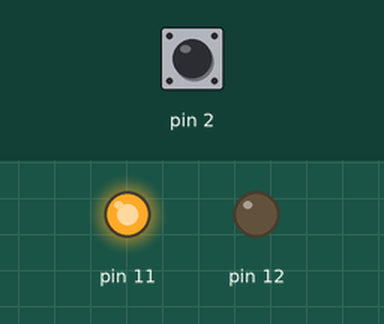
Recording of a sketch running on a simulated Arduino Uno, built with avr-gcc and run on an emulated ATmega328P. On the bench: output pins drawn as LEDs (lit = HIGH). The inputs (shaded band) are chosen by the test bench; at power-on: pin 2 HIGH. What the sketch prints to the serial monitor is not drawn.

Above: at 1.2 s.
1.3 s: pin 2 pulled LOW for 0.15 s
At 1.38 s:
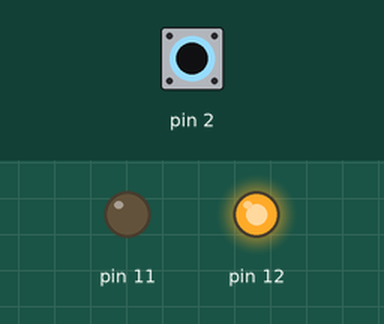
2.9 s: pin 2 pulled LOW for 3.2 s
At 6.8 s:
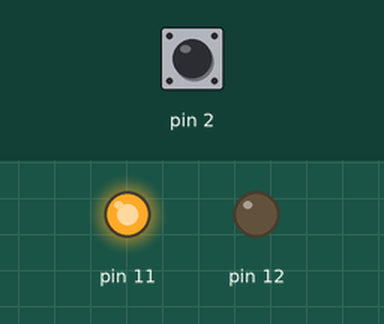
Timing chart, 0 to 8.3 s (numbered marks = the images above; inputs shaded):
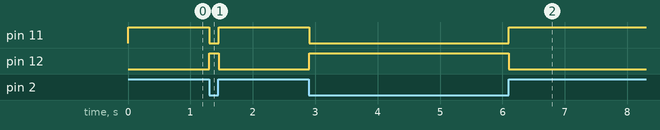

The sketch:

10_Input_PullUp.ino
```cpp
/*
  Input Pull-up Serial
  Unlike pinMode(INPUT), there is no pull-down resistor necessary. An internal
  20K-ohm resistor is pulled to 5V. This configuration causes the input to read
  HIGH when the switch is open, and LOW when it is closed.

*/

void setup() {
  Serial.begin(9600);
  //configure pin 2 as an input and enable the internal pull-up resistor
  pinMode(2, INPUT_PULLUP);
  pinMode(12, OUTPUT);
  pinMode(11, OUTPUT);

}

void loop() {

  int sensorVal = digitalRead(2);
  Serial.println(sensorVal);

  if (sensorVal == 1) {
    digitalWrite(11, HIGH );
    digitalWrite(12, LOW );
  } else {
    digitalWrite(11, LOW);
    digitalWrite(12, HIGH );
  }
}
```

Measured:
- after the input at 1.3 s, pin 11: HIGH → LOW at once, → HIGH 0.15 s later; pin 12: LOW → HIGH at once, → LOW 0.15 s later
- after the input at 2.9 s, pin 11: HIGH → LOW at once, → HIGH 3.2 s later; pin 12: LOW → HIGH at once, → LOW 3.2 s later
